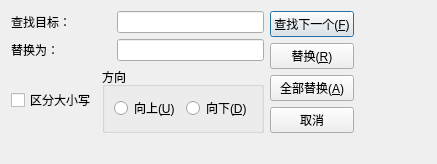
<?xml version="1.0" encoding="UTF-8"?>
<ui version="4.0">
 <class>ReplaceDialog</class>
 <widget class="QDialog" name="ReplaceDialog">
  <property name="geometry">
   <rect>
    <x>0</x>
    <y>0</y>
    <width>437</width>
    <height>164</height>
   </rect>
  </property>
  <property name="maximumSize">
   <size>
    <width>437</width>
    <height>164</height>
   </size>
  </property>
  <property name="windowTitle">
   <string>替换</string>
  </property>
  <property name="windowIcon">
   <iconset resource="res.qrc">
    <normaloff>:/images/Replace.png</normaloff>:/images/Replace.png</iconset>
  </property>
  <layout class="QFormLayout" name="formLayout">
   <item row="0" column="0">
    <layout class="QHBoxLayout" name="horizontalLayout_5">
     <item>
      <layout class="QVBoxLayout" name="verticalLayout_3">
       <item>
        <layout class="QHBoxLayout" name="horizontalLayout">
         <item>
          <widget class="QLabel" name="label">
           <property name="minimumSize">
            <size>
             <width>100</width>
             <height>0</height>
            </size>
           </property>
           <property name="maximumSize">
            <size>
             <width>100</width>
             <height>16777215</height>
            </size>
           </property>
           <property name="text">
            <string>查找目标：</string>
           </property>
          </widget>
         </item>
         <item>
          <widget class="QLineEdit" name="searchText"/>
         </item>
        </layout>
       </item>
       <item>
        <layout class="QHBoxLayout" name="horizontalLayout_4">
         <item>
          <widget class="QLabel" name="label_2">
           <property name="minimumSize">
            <size>
             <width>100</width>
             <height>0</height>
            </size>
           </property>
           <property name="maximumSize">
            <size>
             <width>100</width>
             <height>16777215</height>
            </size>
           </property>
           <property name="text">
            <string>替换为：</string>
           </property>
          </widget>
         </item>
         <item>
          <widget class="QLineEdit" name="targetText"/>
         </item>
        </layout>
       </item>
       <item>
        <layout class="QHBoxLayout" name="horizontalLayout_3">
         <item>
          <widget class="QCheckBox" name="cbCaseSensetive">
           <property name="text">
            <string>区分大小写</string>
           </property>
          </widget>
         </item>
         <item>
          <widget class="QGroupBox" name="groupBox">
           <property name="title">
            <string>方向</string>
           </property>
           <layout class="QVBoxLayout" name="verticalLayout_2">
            <item>
             <layout class="QHBoxLayout" name="horizontalLayout_2">
              <item>
               <widget class="QRadioButton" name="rbUp">
                <property name="text">
                 <string>向上(&amp;U)</string>
                </property>
               </widget>
              </item>
              <item>
               <widget class="QRadioButton" name="rbDown">
                <property name="text">
                 <string>向下(&amp;D)</string>
                </property>
               </widget>
              </item>
             </layout>
            </item>
           </layout>
          </widget>
         </item>
        </layout>
       </item>
      </layout>
     </item>
     <item>
      <layout class="QVBoxLayout" name="verticalLayout">
       <item>
        <widget class="QPushButton" name="btFindNext">
         <property name="text">
          <string>查找下一个(&amp;F)</string>
         </property>
        </widget>
       </item>
       <item>
        <widget class="QPushButton" name="btReplace">
         <property name="text">
          <string>替换(&amp;R)</string>
         </property>
        </widget>
       </item>
       <item>
        <widget class="QPushButton" name="btReplaceAll">
         <property name="text">
          <string>全部替换(&amp;A)</string>
         </property>
        </widget>
       </item>
       <item>
        <widget class="QPushButton" name="btCancel">
         <property name="text">
          <string>取消</string>
         </property>
        </widget>
       </item>
      </layout>
     </item>
    </layout>
   </item>
  </layout>
 </widget>
 <resources>
  <include location="res.qrc"/>
 </resources>
 <connections/>
</ui>
